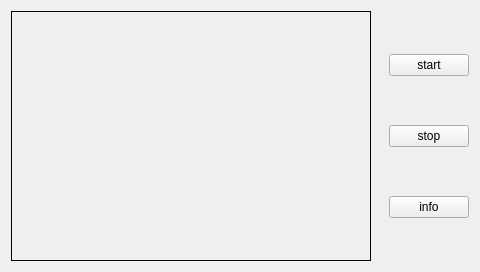
<?xml version="1.0" encoding="UTF-8"?>
<ui version="4.0">
 <class>BackupviewWidget</class>
 <widget class="QWidget" name="BackupviewWidget">
  <property name="geometry">
   <rect>
    <x>0</x>
    <y>0</y>
    <width>480</width>
    <height>272</height>
   </rect>
  </property>
  <property name="windowTitle">
   <string>Form</string>
  </property>
  <layout class="QHBoxLayout" name="horizontalLayout">
   <item>
    <widget class="QLabel" name="img_label">
     <property name="sizePolicy">
      <sizepolicy hsizetype="Minimum" vsizetype="Expanding">
       <horstretch>0</horstretch>
       <verstretch>0</verstretch>
      </sizepolicy>
     </property>
     <property name="minimumSize">
      <size>
       <width>360</width>
       <height>0</height>
      </size>
     </property>
     <property name="frameShape">
      <enum>QFrame::Box</enum>
     </property>
     <property name="frameShadow">
      <enum>QFrame::Plain</enum>
     </property>
     <property name="text">
      <string/>
     </property>
    </widget>
   </item>
   <item>
    <spacer name="horizontalSpacer">
     <property name="orientation">
      <enum>Qt::Horizontal</enum>
     </property>
     <property name="sizeHint" stdset="0">
      <size>
       <width>40</width>
       <height>20</height>
      </size>
     </property>
    </spacer>
   </item>
   <item>
    <layout class="QVBoxLayout" name="verticalLayout">
     <item>
      <widget class="QPushButton" name="btn_start">
       <property name="text">
        <string>start</string>
       </property>
      </widget>
     </item>
     <item>
      <widget class="QPushButton" name="btn_stop">
       <property name="text">
        <string>stop</string>
       </property>
      </widget>
     </item>
     <item>
      <widget class="QPushButton" name="btn_info">
       <property name="text">
        <string>info</string>
       </property>
      </widget>
     </item>
    </layout>
   </item>
  </layout>
 </widget>
 <resources/>
 <connections/>
</ui>
